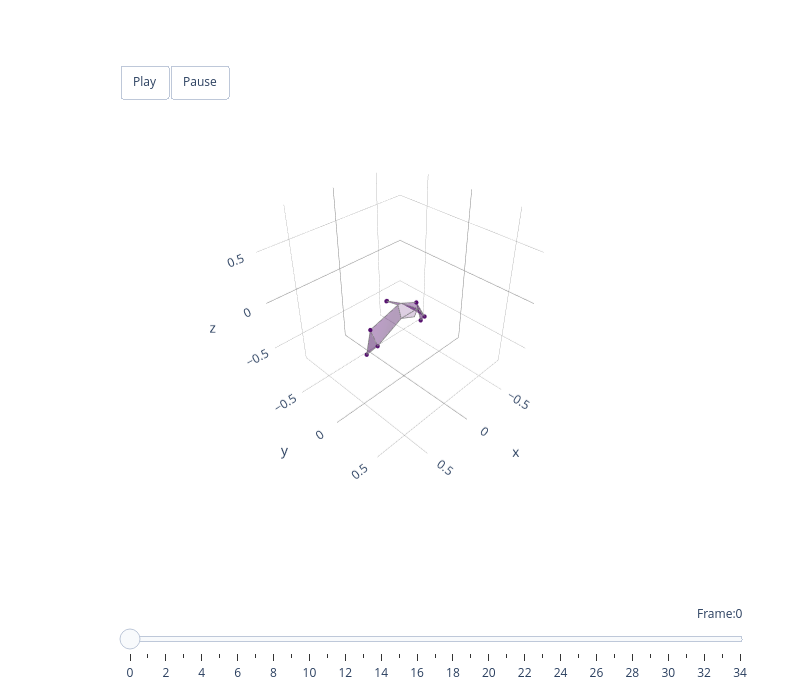

This figure's notebook cell:
### Markdown cell above
### Full bilateral flight reconstruction

We can also reconstruct a complete flight sequence using the mean left and right scores from a hawk (Toothless, 9 m straight flight) and project it onto the species morphology.

### Code cell
# Get mean flight scores for a hawk
scores_df, _ = get_score_df(scores, unilateral_frame_info_df, size_bin=0.05)

_, Left_mean_scores, _, _ = get_binned_scores(
    scores_df, hawkname="Toothless", perchDist="9m", turn='Straight',
    left=True, year=2020
)
_, Right_mean_scores, _, _ = get_binned_scores(
    scores_df, hawkname="Toothless", perchDist="9m", turn='Straight',
    left=False, year=2020
)

Left_selected = Left_mean_scores.to_numpy()
Right_selected = Right_mean_scores.to_numpy()
components_list = np.arange(12)

# Reconstruct bilateral flight in target species morphology
recon_left = reconstruct(Left_selected, pc_transformed, mu_species, components_list)
recon_right = reconstruct(Right_selected, pc_transformed, mu_species, components_list)
reconstructed_full = to_bilateral(recon_right, left=recon_left)

print(f"Reconstructed flight: {reconstructed_full.shape[0]} frames")
animate_plotly(approx_bird3d, reconstructed_full[:35], colour='#540D6E')

### Figure 1 — Plotly figure (JSON) as saved in the notebook; plotly's stock layout.template omitted (floating-point values rounded to 4 significant figures)
{"data": [{"color": "#540D6E", "hoverinfo": "none", "opacity": 0.5, "type": "mesh3d", "x": [-0.3523, -0.3012, -0.2895], "y": [-0.1266, -0.03381, -0.1302], "z": [-0.4099, -0.288, -0.1716]}, {"hoverinfo": "name", "line": {"color": "grey", "width": 1.5}, "mode": "lines", "name": "left_handwing #540D6E", "type": "scatter3d", "x": [-0.3523, -0.3012, -0.2895, -0.3523], "y": [-0.1266, -0.03381, -0.1302, -0.1266], "z": [-0.4099, -0.288, -0.1716, -0.4099]}, {"color": "#540D6E", "hoverinfo": "none", "opacity": 0.5, "type": "mesh3d", "x": [0.3413, 0.2916, 0.2829], "y": [-0.1222, -0.03103, -0.1269], "z": [-0.4119, -0.2892, -0.1727]}, {"hoverinfo": "name", "line": {"color": "grey", "width": 1.5}, "mode": "lines", "name": "right_handwing #540D6E", "type": "scatter3d", "x": [0.3413, 0.2916, 0.2829, 0.3413], "y": [-0.1222, -0.03103, -0.1269, -0.1222], "z": [-0.4119, -0.2892, -0.1727, -0.4119]}, {"color": "#540D6E", "hoverinfo": "none", "opacity": 0.4, "type": "mesh3d", "x": [-0.3012, -0.2895, -0.0182, -0.1008], "y": [-0.03381, -0.1302, -0.05936, 0.06273], "z": [-0.288, -0.1716, -0.01012, -0.045]}, {"hoverinfo": "name", "line": {"color": "grey", "width": 1.5}, "mode": "lines", "name": "left_armwing #540D6E", "type": "scatter3d", "x": [-0.3012, -0.2895, -0.0182, -0.1008, -0.3012], "y": [-0.03381, -0.1302, -0.05936, 0.06273, -0.03381], "z": [-0.288, -0.1716, -0.01012, -0.045, -0.288]}, {"color": "#540D6E", "hoverinfo": "none", "opacity": 0.4, "type": "mesh3d", "x": [0.2916, 0.2829, 0.0182, 0.1008], "y": [-0.03103, -0.1269, -0.05936, 0.06273], "z": [-0.2892, -0.1727, -0.01012, -0.045]}, {"hoverinfo": "name", "line": {"color": "grey", "width": 1.5}, "mode": "lines", "name": "right_armwing #540D6E", "type": "scatter3d", "x": [0.2916, 0.2829, 0.0182, 0.1008, 0.2916], "y": [-0.03103, -0.1269, -0.05936, 0.06273, -0.03103], "z": [-0.2892, -0.1727, -0.01012, -0.045, -0.2892]}, {"color": "#540D6E", "hoverinfo": "none", "opacity": 0.2, "type": "mesh3d", "x": [0.1008, -0.1008, -0.0182, 0.0182], "y": [0.06273, 0.06273, -0.05936, -0.05936], "z": [-0.045, -0.045, -0.01012, -0.01012]}, {"hoverinfo": "name", "line": {"color": "grey", "width": 1.5}, "mode": "lines", "name": "body #540D6E", "type": "scatter3d", "x": [0.1008, -0.1008, -0.0182, 0.0182, 0.1008], "y": [0.06273, 0.06273, -0.05936, -0.05936, 0.06273], "z": [-0.045, -0.045, -0.01012, -0.01012, -0.045]}, {"color": "#540D6E", "hoverinfo": "none", "opacity": 0.2, "type": "mesh3d", "x": [0.1008, 0.0, -0.1008], "y": [0.06273, 0.1183, 0.06273], "z": [-0.045, -0.05192, -0.045]}, {"hoverinfo": "name", "line": {"color": "grey", "width": 1.5}, "mode": "lines", "name": "head #540D6E", "type": "scatter3d", "x": [0.1008, 0.0, -0.1008, 0.1008], "y": [0.06273, 0.1183, 0.06273, 0.06273], "z": [-0.045, -0.05192, -0.045, -0.045]}, {"color": "#540D6E", "hoverinfo": "none", "opacity": 0.5, "type": "mesh3d", "x": [0.0001019, -0.006465, -0.0182, 0.0182], "y": [-0.2219, -0.2227, -0.05936, -0.05936], "z": [-0.06004, -0.06141, -0.01012, -0.01012]}, {"hoverinfo": "name", "line": {"color": "grey", "width": 1.5}, "mode": "lines", "name": "tail #540D6E", "type": "scatter3d", "x": [0.0001019, -0.006465, -0.0182, 0.0182, 0.0001019], "y": [-0.2219, -0.2227, -0.05936, -0.05936, -0.2219], "z": [-0.06004, -0.06141, -0.01012, -0.01012, -0.06004]}, {"hoverinfo": "none", "marker": {"color": "#540D6E", "opacity": 1, "size": 2.5}, "mode": "markers", "type": "scatter3d", "x": [-0.3523, 0.3413, -0.3012, 0.2916, -0.2895, 0.2829, -0.006465, 0.0001019], "y": [-0.1266, -0.1222, -0.03381, -0.03103, -0.1302, -0.1269, -0.2227, -0.2219], "z": [-0.4099, -0.4119, -0.288, -0.2892, -0.1716, -0.1727, -0.06141, -0.06004]}], "layout": {"height": 700, "margin": {"b": 100, "l": 50, "r": 50, "t": 100}, "scene": {"aspectmode": "cube", "aspectratio": {"x": 1, "y": 1, "z": 1}, "camera": {"eye": {"x": 1.5, "y": 1.5, "z": 1.5}, "up": {"x": 0, "y": 0, "z": 1}}, "domain": {"x": [0, 1], "y": [0.1, 1]}, "xaxis": {"backgroundcolor": "white", "dtick": 0.5, "gridcolor": "grey", "gridwidth": 0.5, "range": [-0.8087, 0.8087], "showbackground": true, "tick0": 0, "zerolinecolor": "grey"}, "yaxis": {"backgroundcolor": "white", "dtick": 0.5, "gridcolor": "grey", "gridwidth": 0.5, "range": [-0.8611, 0.7562], "showbackground": true, "tick0": 0, "zerolinecolor": "grey"}, "zaxis": {"backgroundcolor": "white", "dtick": 0.5, "gridcolor": "grey", "gridwidth": 0.5, "range": [-0.8087, 0.8087], "showbackground": true, "tick0": 0, "zerolinecolor": "grey"}}, "showlegend": false, "sliders": [{"active": 0, "currentvalue": {"font": {"size": 12}, "prefix": "Frame:", "visible": true, "xanchor": "right"}, "len": 0.9, "pad": {"b": 10, "t": 50}, "steps": [{"args": [[0], {"frame": {"duration": 300, "redraw": true}, "mode": "immediate", "transition": {"duration": 300}}], "label": "0", "method": "animate"}, {"args": [[1], {"frame": {"duration": 300, "redraw": true}, "mode": "immediate", "transition": {"duration": 300}}], "label": "1", "method": "animate"}, {"args": [[2], {"frame": {"duration": 300, "redraw": true}, "mode": "immediate", "transition": {"duration": 300}}], "label": "2", "method": "animate"}, {"args": [[3], {"frame": {"duration": 300, "redraw": true}, "mode": "immediate", "transition": {"duration": 300}}], "label": "3", "method": "animate"}, {"args": [[4], {"frame": {"duration": 300, "redraw": true}, "mode": "immediate", "transition": {"duration": 300}}], "label": "4", "method": "animate"}, {"args": [[5], {"frame": {"duration": 300, "redraw": true}, "mode": "immediate", "transition": {"duration": 300}}], "label": "5", "method": "animate"}, {"args": [[6], {"frame": {"duration": 300, "redraw": true}, "mode": "immediate", "transition": {"duration": 300}}], "label": "6", "method": "animate"}, {"args": [[7], {"frame": {"duration": 300, "redraw": true}, "mode": "immediate", "transition": {"duration": 300}}], "label": "7", "method": "animate"}, {"args": [[8], {"frame": {"duration": 300, "redraw": true}, "mode": "immediate", "transition": {"duration": 300}}], "label": "8", "method": "animate"}, {"args": [[9], {"frame": {"duration": 300, "redraw": true}, "mode": "immediate", "transition": {"duration": 300}}], "label": "9", "method": "animate"}, {"args": [[10], {"frame": {"duration": 300, "redraw": true}, "mode": "immediate", "transition": {"duration": 300}}], "label": "10", "method": "animate"}, {"args": [[11], {"frame": {"duration": 300, "redraw": true}, "mode": "immediate", "transition": {"duration": 300}}], "label": "11", "method": "animate"}, {"args": [[12], {"frame": {"duration": 300, "redraw": true}, "mode": "immediate", "transition": {"duration": 300}}], "label": "12", "method": "animate"}, {"args": [[13], {"frame": {"duration": 300, "redraw": true}, "mode": "immediate", "transition": {"duration": 300}}], "label": "13", "method": "animate"}, {"args": [[14], {"frame": {"duration": 300, "redraw": true}, "mode": "immediate", "transition": {"duration": 300}}], "label": "14", "method": "animate"}, {"args": [[15], {"frame": {"duration": 300, "redraw": true}, "mode": "immediate", "transition": {"duration": 300}}], "label": "15", "method": "animate"}, {"args": [[16], {"frame": {"duration": 300, "redraw": true}, "mode": "immediate", "transition": {"duration": 300}}], "label": "16", "method": "animate"}, {"args": [[17], {"frame": {"duration": 300, "redraw": true}, "mode": "immediate", "transition": {"duration": 300}}], "label": "17", "method": "animate"}, {"args": [[18], {"frame": {"duration": 300, "redraw": true}, "mode": "immediate", "transition": {"duration": 300}}], "label": "18", "method": "animate"}, {"args": [[19], {"frame": {"duration": 300, "redraw": true}, "mode": "immediate", "transition": {"duration": 300}}], "label": "19", "method": "animate"}, {"args": [[20], {"frame": {"duration": 300, "redraw": true}, "mode": "immediate", "transition": {"duration": 300}}], "label": "20", "method": "animate"}, {"args": [[21], {"frame": {"duration": 300, "redraw": true}, "mode": "immediate", "transition": {"duration": 300}}], "label": "21", "method": "animate"}, {"args": [[22], {"frame": {"duration": 300, "redraw": true}, "mode": "immediate", "transition": {"duration": 300}}], "label": "22", "method": "animate"}, {"args": [[23], {"frame": {"duration": 300, "redraw": true}, "mode": "immediate", "transition": {"duration": 300}}], "label": "23", "method": "animate"}, {"args": [[24], {"frame": {"duration": 300, "redraw": true}, "mode": "immediate", "transition": {"duration": 300}}], "label": "24", "method": "animate"}, {"args": [[25], {"frame": {"duration": 300, "redraw": true}, "mode": "immediate", "transition": {"duration": 300}}], "label": "25", "method": "animate"}, {"args": [[26], {"frame": {"duration": 300, "redraw": true}, "mode": "immediate", "transition": {"duration": 300}}], "label": "26", "method": "animate"}, {"args": [[27], {"frame": {"duration": 300, "redraw": true}, "mode": "immediate", "transition": {"duration": 300}}], "label": "27", "method": "animate"}, {"args": [[28], {"frame": {"duration": 300, "redraw": true}, "mode": "immediate", "transition": {"duration": 300}}], "label": "28", "method": "animate"}, {"args": [[29], {"frame": {"duration": 300, "redraw": true}, "mode": "immediate", "transition": {"duration": 300}}], "label": "29", "method": "animate"}, {"args": [[30], {"frame": {"duration": 300, "redraw": true}, "mode": "immediate", "transition": {"duration": 300}}], "label": "30", "method": "animate"}, {"args": [[31], {"frame": {"duration": 300, "redraw": true}, "mode": "immediate", "transition": {"duration": 300}}], "label": "31", "method": "animate"}, {"args": [[32], {"frame": {"duration": 300, "redraw": true}, "mode": "immediate", "transition": {"duration": 300}}], "label": "32", "method": "animate"}, {"args": [[33], {"frame": {"duration": 300, "redraw": true}, "mode": "immediate", "transition": {"duration": 300}}], "label": "33", "method": "animate"}, {"args": [[34], {"frame": {"duration": 300, "redraw": true}, "mode": "immediate", "transition": {"duration": 300}}], "label": "34", "method": "animate"}], "transition": {"duration": 300, "easing": "cubic-in-out"}, "x": 0.1, "xanchor": "left", "y": 0, "yanchor": "top"}], "updatemenus": [{"buttons": [{"args": [null, {"frame": {"duration": 100, "redraw": true}, "mode": "immediate"}], "label": "Play", "method": "animate"}, {"args": [[null], {"frame": {"duration": 0, "redraw": true}, "mode": "immediate"}], "label": "Pause", "method": "animate"}], "direction": "left", "pad": {"r": 10, "t": 10}, "showactive": false, "type": "buttons", "x": 0.1, "xanchor": "left", "y": 1.1, "yanchor": "top"}], "width": 800}}
